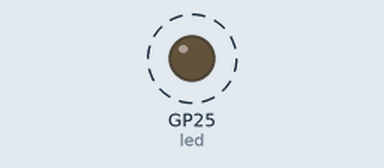
Bench run of a program on a simulated Raspberry Pi Pico running MicroPython. Shown: output pins drawn as LEDs (lit = HIGH). Dashed ring = blinking.

Above: at 0.6 s.
Timing chart, 0 to 3.0 s (numbered marks = the images above):
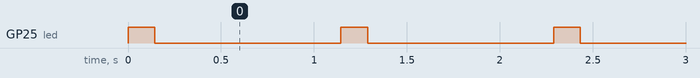

The program:

main.py
```python
from machine import UART, Pin
import time
import ujson

def main():
    gps1_uart = UART(0, 9600, bits=8, parity=None, stop=1, tx=Pin(0), rx=Pin(1))
    gps2_uart = UART(1, 9600, bits=8, parity=None, stop=1, tx=Pin(4), rx=Pin(5))
    led = Pin("LED", Pin.OUT)

    with open("nema_gga_test_data.json", "r") as f:
        json_data = ujson.load(f)

    gps1_test_data = json_data['GPS1']
    gps2_test_data = json_data['GPS2']

    max_samples = min(len(gps1_test_data), len(gps2_test_data))

    while True:
        for i in range(max_samples):
            led.on()

            gps1_msg = bytes(gps1_test_data[i] + "\r\n", "utf-8")
            # print(gps1_msg.decode('utf-8'))
            gps1_uart.write(gps1_msg)

            gps2_msg = bytes(gps2_test_data[i] + "\r\n", "utf-8")
            # print(gps2_msg.decode('utf-8'))
            gps2_uart.write(gps2_msg)

            led.off()
            time.sleep(1)

if __name__ == "__main__":
    main()
```

Measured:
- by itself, GP25 (led): alternates HIGH for 0.14 s and LOW for 1.0 s
